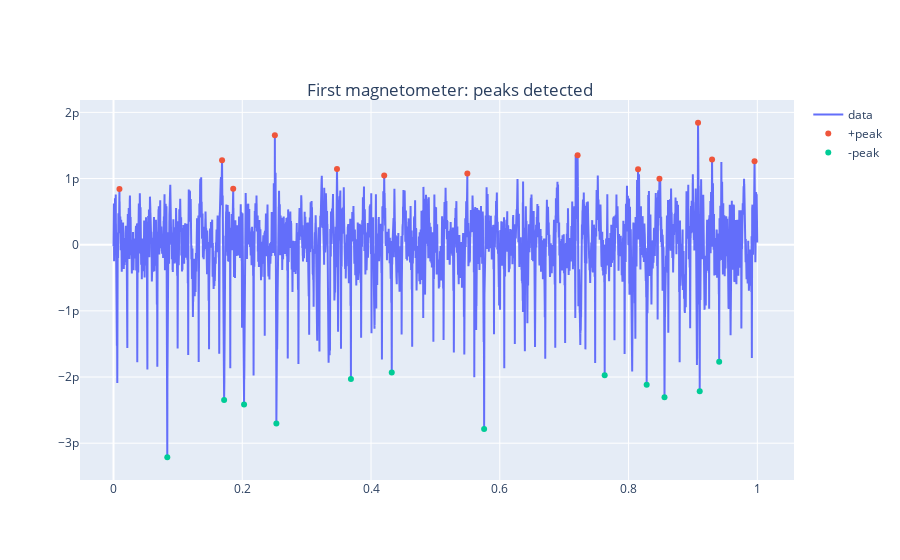

Notebook cell for this chart:
### Code cell
#EXAMPLE: find peaks of the first magnetometer channel:

from mne.preprocessing import peak_finder

thresh=(max(data_mags[0]) - min(data_mags[0])) / 1.7 #THRESHOLD FOR IDENTIFICATION ADJUST HERE
# The amount above surrounding data for a peak to be identified. Larger values mean the algorithm 
# is more selective in finding peaks. If None, use the default of (max(x0) - min(x0)) / 4.

peak_locs, peak_magnitudes = peak_finder(data_mags[0], extrema=1, thresh=thresh) #positive peaks
neg_peak_locs, neg_peak_magnitudes = peak_finder(data_mags[0], extrema=-1, thresh=thresh) #negative peaks

t=np.arange(0, duration, dt) 
fig = go.Figure()
fig.add_trace(go.Scatter(x=t, y=data_mags[0], name='data'));
fig.add_trace(go.Scatter(x=t[peak_locs], y=peak_magnitudes, mode='markers', name='+peak'));
fig.add_trace(go.Scatter(x=t[neg_peak_locs], y=neg_peak_magnitudes, mode='markers', name='-peak'));
fig.update_layout(
    title={
    'text': "First magnetometer: peaks detected",
    'y':0.85,
    'x':0.5,
    'xanchor': 'center',
    'yanchor': 'top'})
    
fig.show()


#https://www.codegrepper.com/code-examples/python/go.Scatter+no+line

### Figure 1 — Plotly figure (JSON) as saved in the notebook; plotly's stock layout.template omitted (floating-point values rounded to 4 significant figures; data arrays with more than 128 entries replaced by an {"elided": "..."} marker saying what was removed)
{"data": [{"name": "data", "type": "scatter", "x": {"elided": "30000 float values"}, "y": {"elided": "30000 float values"}}, {"mode": "markers", "name": "+peak", "type": "scatter", "x": [0.009233, 0.1686, 0.1859, 0.2506, 0.3471, 0.4205, 0.5496, 0.7209, 0.8148, 0.848, 0.9079, 0.9297, 0.9957], "y": [8.412e-13, 1.275e-12, 8.442e-13, 1.654e-12, 1.145e-12, 1.047e-12, 1.078e-12, 1.351e-12, 1.14e-12, 9.981e-13, 1.843e-12, 1.286e-12, 1.262e-12]}, {"mode": "markers", "name": "-peak", "type": "scatter", "x": [0.08353, 0.1718, 0.2028, 0.253, 0.3688, 0.4322, 0.5757, 0.7629, 0.8281, 0.8558, 0.9105, 0.9408], "y": [-3.212e-12, -2.349e-12, -2.416e-12, -2.701e-12, -2.031e-12, -1.931e-12, -2.784e-12, -1.974e-12, -2.116e-12, -2.304e-12, -2.213e-12, -1.77e-12]}], "layout": {"title": {"text": "First magnetometer: peaks detected", "x": 0.5, "xanchor": "center", "y": 0.85, "yanchor": "top"}}}
